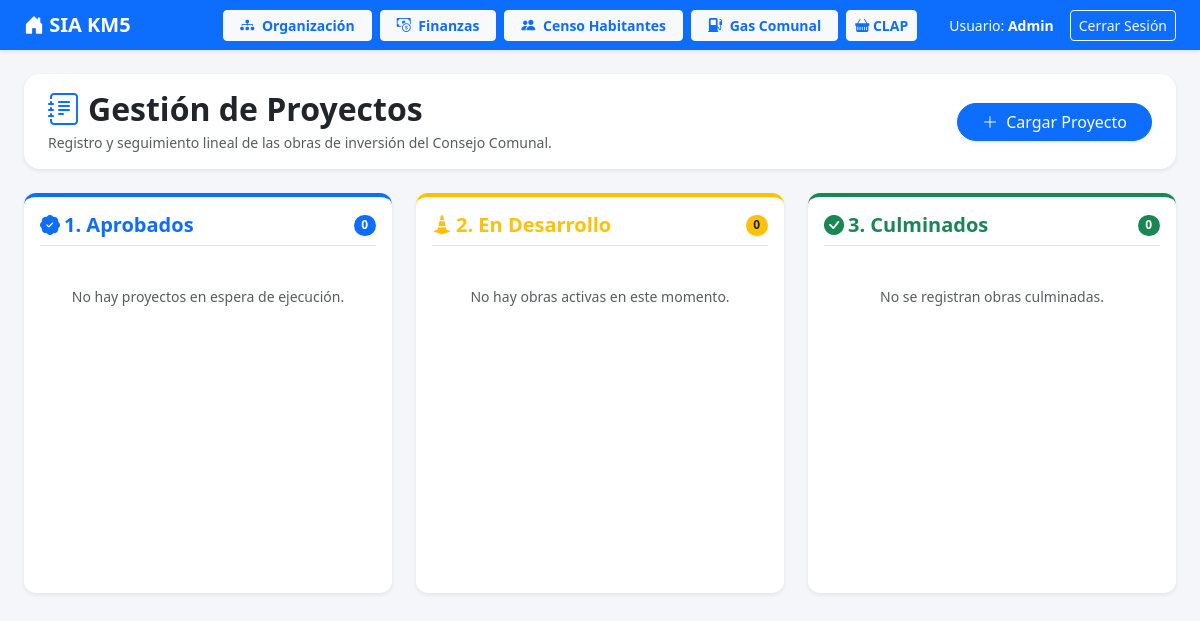
Before: /habitantes/proyectos/ (signed in) with the older database file.
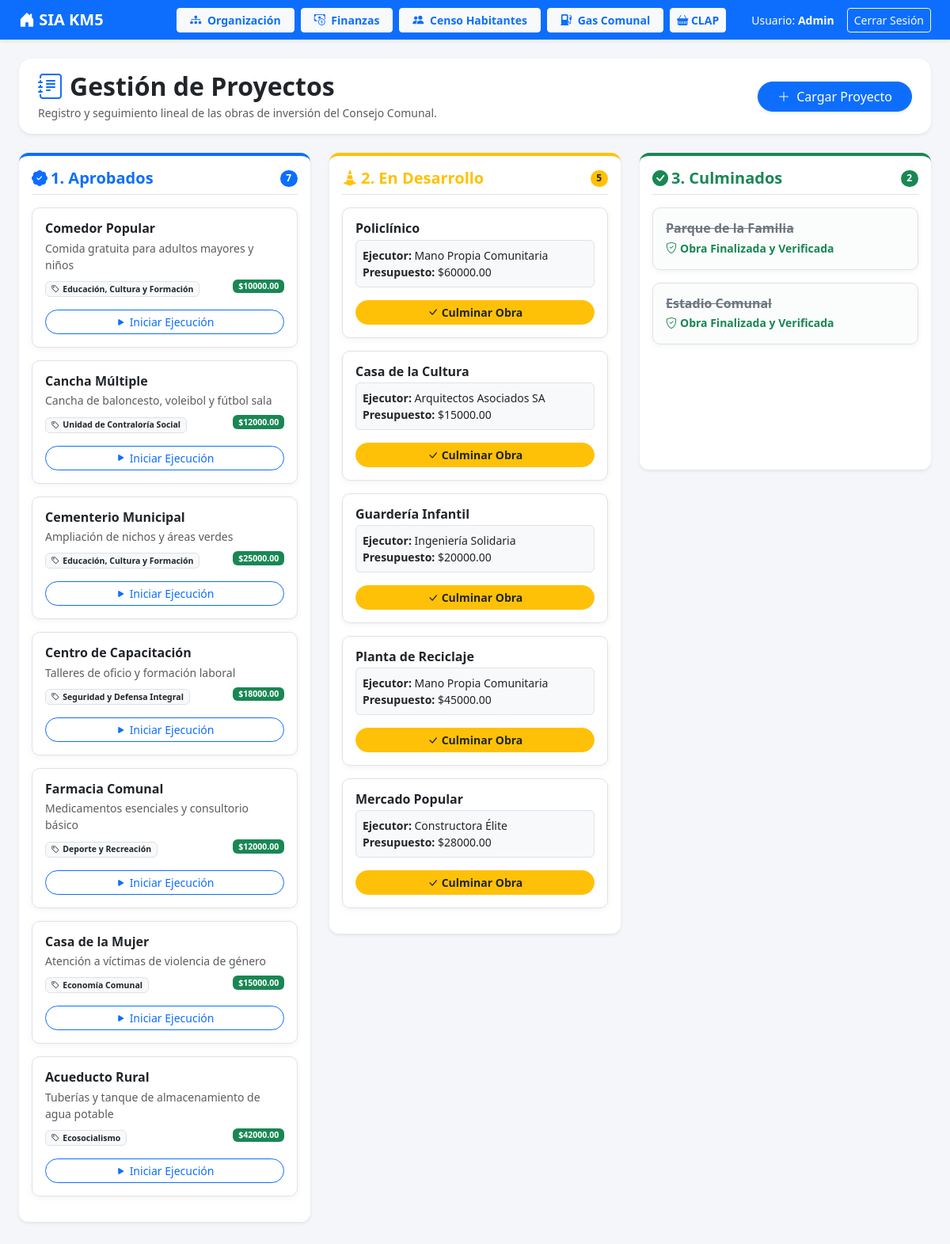
After: the same page with the newer database file.
### comunidad/models.py (models this page shows, shortened)
class Proyecto(models.Model):
    nombre = models.CharField(max_length=255)
    comite = models.CharField(
        max_length=50,
        choices=Voceria.COMITES,
        verbose_name="Comité / Categoría"
    )
    recursos_usd = models.DecimalField(max_digits=12, decimal_places=2)
    fecha_aprobacion = models.DateField(default=timezone.now)
    descripcion = models.TextField(blank=True, null=True)
    estado = models.CharField(max_length=20, choices=ESTADOS_PROYECTO, default='APROBADO')
    es_compromiso = models.BooleanField(default=True)
    ente_financista = models.CharField(max_length=150, blank=True, null=True)
    ejecutor = models.CharField(max_length=150, blank=True, null=True)
    fecha_inicio_real = models.DateField(blank=True, null=True)
    fecha_cierre_real = models.DateField(blank=True, null=True)

### comunidad/views.py (the view, shortened to what this page needs)
# urls.py: path('proyectos/', views.lista_proyectos, name='lista_proyectos'),
@login_required
def lista_proyectos(request):
    ingresos = MovimientoFinanciero.objects.filter(tipo='INGRESO', moneda='USD').aggregate(total=Sum('monto'))['total'] or 0
    egresos = MovimientoFinanciero.objects.filter(tipo='EGRESO', moneda='USD').aggregate(total=Sum('monto'))['total'] or 0
    saldo_bruto = ingresos - egresos
    total_comprometido = Proyecto.objects.filter(es_compromiso=True, estado='APROBADO').aggregate(total=Sum('recursos_usd'))['total'] or 0
    usd_disponible_real = saldo_bruto - total_comprometido
    comites_validos_raw = Voceria.objects.exclude(habitante__isnull=True).values_list('comite_codigo', flat=True).distinct()
    comites_validos_str = [str(codigo).strip() for codigo in comites_validos_raw]
    comites_opciones = [(codigo, nombre_comite) for codigo, nombre_comite in Voceria.COMITES if str(codigo).strip() in comites_validos_str]
    contexto = {
        'aprobados': Proyecto.objects.filter(estado='APROBADO').order_by('-id'),
        'ejecucion': Proyecto.objects.filter(estado='EN_EJECUCION').order_by('-id'),
        'culminados': Proyecto.objects.filter(estado='CULMINADO').order_by('-id'),
        'comites_opciones': comites_opciones or Voceria.COMITES,
        'usd_disponible': usd_disponible_real, # Usamos el valor neto
    }
    return render(request, 'comunidad/proyectos.html', contexto)

### comunidad/templates/comunidad/proyectos.html (shortened to what this page needs)
<!DOCTYPE html>
<html lang="es">
<head>
    <link href="https://cdn.jsdelivr.net/npm/bootstrap@5.3.0/dist/css/bootstrap.min.css" rel="stylesheet">
    <link rel="stylesheet" href="https://cdn.jsdelivr.net/npm/bootstrap-icons@1.11.1/font/bootstrap-icons.css">
</head>
<body>
    <nav class="navbar navbar-expand-lg navbar-dark bg-primary shadow-sm mb-4">
        <div class="container-fluid px-4">
            <span class="navbar-brand mb-0 h1 fw-bold"><i class="bi bi-house-door-fill"></i> SIA KM5</span>
            <div class="collapse navbar-collapse" id="navbarNav">
                <div class="d-flex align-items-center ms-auto flex-wrap gap-2">
                    <a href="{% url 'organizacion' %}" class="btn btn-light btn-sm fw-bold text-primary px-3">
                        <i class="bi bi-diagram-3-fill me-1"></i> Organización
                    </a>
                    <a href="{% url 'panel_finanzas' %}" class="btn {% if request.resolver_match.url_name == 'panel_finanzas' %}btn-primary text-white border-light{% else %}btn-light text-primary{% endif %} btn-sm fw-bold px-3">
                        <i class="bi bi-cash-coin me-1"></i> Finanzas
                    </a>
                    <a href="{% url 'lista_habitantes' %}" class="btn btn-light btn-sm fw-bold text-primary px-3">
                        <i class="bi bi-people-fill me-1"></i> Censo Habitantes
                    </a>
                    <a href="{% url 'censo_bombonas' %}" class="btn btn-light btn-sm fw-bold text-primary px-3">
                        <i class="bi bi-fuel-pump-fill me-1"></i> Gas Comunal
                    </a>
                    <a href="{% url 'gestion_clap' %}" class="btn btn-light btn-sm me-3 fw-bold text-primary">
                        <i class="bi bi-basket-fill"></i> CLAP
                    </a>
                    <span class="text-white ms-2 me-2 small d-none d-md-inline">Usuario: <strong>{{ user.username }}</strong></span>
                    <a href="{% url 'logout' %}" class="btn btn-outline-light btn-sm">Cerrar Sesión</a>
                </div>
            </div>
        </div>
    </nav>
    <div class="container-fluid px-4">
        <div class="d-flex justify-content-between align-items-center flex-wrap mb-4 gap-3 bg-white p-3 rounded-4 shadow-sm px-4">
            <div>
                <h2 class="fw-bold text-dark mb-1"><i class="bi bi-journal-text text-primary me-2"></i>Gestión de Proyectos</h2>
                <p class="text-muted mb-0 small">Registro y seguimiento lineal de las obras de inversión del Consejo Comunal.</p>
            </div>
            <div>
                <button class="btn btn-primary rounded-pill px-4 shadow-sm" data-bs-toggle="modal" data-bs-target="#modalNuevoProyecto">
                    <i class="bi bi-plus-lg me-1"></i> Cargar Proyecto
                </button>
            </div>
        </div>
        <div class="row g-4 mb-5">
            <div class="col-lg-4">
                <div class="columna-fase shadow-sm border-top border-primary border-4 bg-white p-3">
                    <div class="d-flex justify-content-between align-items-center mb-3 pb-2 border-bottom">
                        <h5 class="fw-bold text-primary mb-0"><i class="bi bi-patch-check-fill me-1"></i>1. Aprobados</h5>
                        <span class="badge bg-primary rounded-pill">{{ aprobados.count }}</span>
                    </div>
                    {% for p in aprobados %}
                    <div class="card card-proyecto mb-3 p-3 border" style="cursor: pointer;"
                         onclick="abrirVisorProyecto('{{ p.id }}', '{{ p.nombre|escapejs }}', '{{ p.get_comite_display|escapejs }}', '{{ p.recursos_usd|default:'0' }}', '{{ p.estado }}', '{{ p.descripcion|default:''|escapejs }}', '{{ p.ejecutor|default:'Por definir'|escapejs }}', '{% url 'exportar_proyecto_pdf' p.id %}')">
                        <h6 class="fw-bold text-dark mb-1">{{ p.nombre }}</h6>
                        <p class="text-muted small mb-2">{{ p.descripcion|default:"Sin descripción añadida." }}</p>
                        <div class="small mb-3">
                            <span class="badge bg-light text-dark border"><i class="bi bi-tag me-1"></i>{{ p.get_comite_display }}</span>
                            <span class="badge bg-success text-white float-end">${{ p.recursos_usd|floatformat:2 }}</span>
                        </div>
                        <div class="d-grid">
                            <button onclick="abrirModalAvance('{% url 'avanzar_proyecto' p.id %}', '{{ p.nombre|escapejs }}', 'EN_EJECUCION')" class="btn btn-outline-primary btn-sm rounded-pill">
                                <i class="bi bi-play-fill me-1"></i>Iniciar Ejecución
                            </button>
                        </div>
                    </div>
                    {% empty %}
                        <div class="text-center py-4 text-muted small">No hay proyectos en espera de ejecución.</div>
                    {% endfor %}
                </div>
            </div>
            <div class="col-lg-4">
                <div class="columna-fase shadow-sm border-top border-warning border-4 bg-white p-3">
                    <div class="d-flex justify-content-between align-items-center mb-3 pb-2 border-bottom">
                        <h5 class="fw-bold text-warning mb-0"><i class="bi bi-cone-striped me-1"></i>2. En Desarrollo</h5>
                        <span class="badge bg-warning text-dark rounded-pill">{{ ejecucion.count }}</span>
                    </div>
                    {% for p in ejecucion %}
                    <div class="card card-proyecto mb-3 p-3 border" style="cursor: pointer;"
                         onclick="abrirVisorProyecto('{{ p.id }}', '{{ p.nombre|escapejs }}', '{{ p.get_comite_display|escapejs }}', '{{ p.recursos_usd|default:'0' }}', '{{ p.estado }}', '{{ p.descripcion|default:''|escapejs }}', '{{ p.ejecutor|default:'Por definir'|escapejs }}', '{% url 'exportar_proyecto_pdf' p.id %}')">
                        <h6 class="fw-bold text-dark mb-1">{{ p.nombre }}</h6>
                        <div class="bg-light p-2 rounded small mb-3 border">
                            <div><strong>Ejecutor:</strong> {{ p.ejecutor|default:"Por definir" }}</div>
                            <div><strong>Presupuesto:</strong> ${{ p.recursos_usd|floatformat:2 }}</div>
                        </div>
                        <div class="d-grid">
                            <button onclick="abrirModalAvance('{% url 'avanzar_proyecto' p.id %}', '{{ p.nombre|escapejs }}', 'CULMINADO')" class="btn btn-warning btn-sm text-dark fw-bold rounded-pill">
                                <i class="bi bi-check-lg me-1"></i>Culminar Obra
                            </button>
                        </div>
                    </div>
                    {% empty %}
                        <div class="text-center py-4 text-muted small">No hay obras activas en este momento.</div>
                    {% endfor %}
                </div>
            </div>
            <div class="col-lg-4">
                <div class="columna-fase shadow-sm border-top border-success border-4 bg-white p-3">
                    <div class="d-flex justify-content-between align-items-center mb-3 pb-2 border-bottom">
                        <h5 class="fw-bold text-success mb-0"><i class="bi bi-check-circle-fill me-1"></i>3. Culminados</h5>
                        <span class="badge bg-success rounded-pill">{{ culminados.count }}</span>
                    </div>
                    {% for p in culminados %}
                    <div class="card card-proyecto mb-3 p-3 border bg-light bg-opacity-50" style="cursor: pointer;"
                         onclick="abrirVisorProyecto('{{ p.id }}', '{{ p.nombre|escapejs }}', '{{ p.get_comite_display|escapejs }}', '{{ p.recursos_usd|default:'0' }}', '{{ p.estado }}', '{{ p.descripcion|default:''|escapejs }}', '{{ p.ejecutor|default:'Por definir'|escapejs }}', '{% url 'exportar_proyecto_pdf' p.id %}')">
                        <h6 class="fw-bold text-secondary mb-1 text-decoration-line-through">{{ p.nombre }}</h6>
                        <div class="small text-success fw-bold"><i class="bi bi-shield-check me-1"></i>Obra Finalizada y Verificada</div>
                    </div>
                    {% empty %}
                        <div class="text-center py-4 text-muted small">No se registran obras culminadas.</div>
                    {% endfor %}
                </div>
            </div>
        </div>
    </div>
</body>
</html>

### comunidad/templates/comunidad/proyectos.html (style rules this page uses)
body { background-color: #f4f6f9; font-family: 'Segoe UI', sans-serif; }
.columna-fase { background: #eef2f7; border-radius: 12px; padding: 15px; min-height: 400px; }
.card-proyecto { border: none; border-radius: 10px; background: white; box-shadow: 0 2px 8px rgba(0,0,0,0.05); transition: transform 0.2s; }

Changed rows visible on the page:
added Proyecto: nombre "Comedor Popular", descripcion "Comida gratuita para adultos mayores y niños", comite "Educación, Cultura y Formación", recursos_usd "10000.00", shown under "1. Aprobados"
added Proyecto: nombre "Cancha Múltiple", descripcion "Cancha de baloncesto, voleibol y fútbol sala", comite "Unidad de Contraloría Social", recursos_usd "12000.00", shown under "1. Aprobados"
added Proyecto: nombre "Cementerio Municipal", descripcion "Ampliación de nichos y áreas verdes", comite "Educación, Cultura y Formación", recursos_usd "25000.00", shown under "1. Aprobados"
added Proyecto: nombre "Centro de Capacitación", descripcion "Talleres de oficio y formación laboral", comite "Seguridad y Defensa Integral", recursos_usd "18000.00", shown under "1. Aprobados"
added Proyecto: nombre "Farmacia Comunal", descripcion "Medicamentos esenciales y consultorio básico", comite "Deporte y Recreación", recursos_usd "12000.00", shown under "1. Aprobados"
added Proyecto: nombre "Casa de la Mujer", descripcion "Atención a víctimas de violencia de género", comite "Economía Comunal", recursos_usd "15000.00", shown under "1. Aprobados"
added Proyecto: nombre "Acueducto Rural", descripcion "Tuberías y tanque de almacenamiento de agua potable", comite "Ecosocialismo", recursos_usd "42000.00", shown under "1. Aprobados"
added Proyecto: nombre "Policlínico", ejecutor "Mano Propia Comunitaria", recursos_usd "60000.00", shown under "2. En Desarrollo"
added Proyecto: nombre "Casa de la Cultura", ejecutor "Arquitectos Asociados SA", recursos_usd "15000.00", shown under "2. En Desarrollo"
added Proyecto: nombre "Guardería Infantil", ejecutor "Ingeniería Solidaria", recursos_usd "20000.00", shown under "2. En Desarrollo"
added Proyecto: nombre "Planta de Reciclaje", ejecutor "Mano Propia Comunitaria", recursos_usd "45000.00", shown under "2. En Desarrollo"
added Proyecto: nombre "Mercado Popular", ejecutor "Constructora Élite", recursos_usd "28000.00", shown under "2. En Desarrollo"
added Proyecto: nombre "Parque de la Familia", shown under "3. Culminados"
added Proyecto: nombre "Estadio Comunal", shown under "3. Culminados"
Other visible differences:
{{ aprobados.count }}: "0" → "7"
{{ ejecucion.count }}: "0" → "5"
{{ culminados.count }}: "0" → "2"
text no longer shown: "No hay proyectos en espera de ejecución. No hay obras activas en este momento. No se registran obras culminadas."
